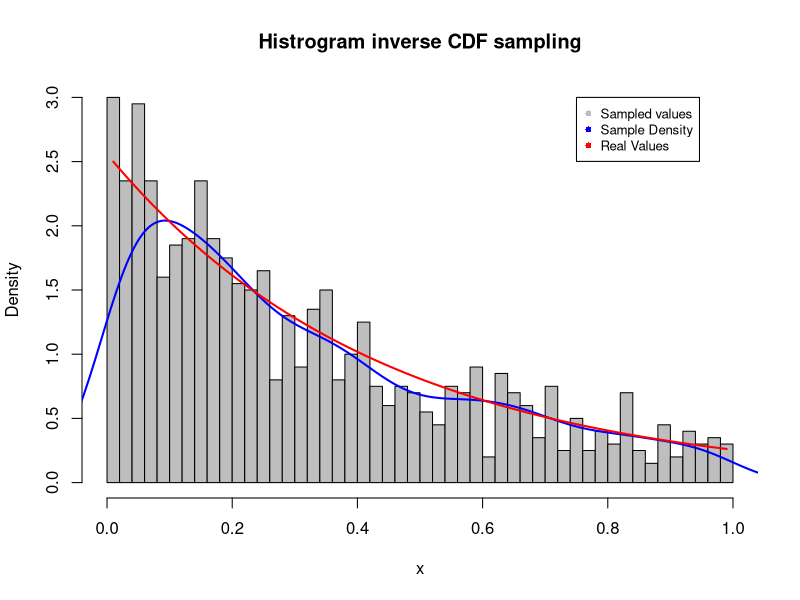

Reproduce this figure in R.
## ---- chunk 1
knitr::opts_chunk$set(echo = TRUE)
## ---- chunk 2
inverse_cdf <- function(x, a) {
  log(x * (a - 1) + 1) / log(a)
}

u <- runif(1000)
res_11 <- sapply(u, inverse_cdf, a = 0.1)

a <- 0.1
c <- log(a) / (a-1)
x <- seq(0.01, 0.99, 0.01)
y <- a^x * c

hist(res_11, freq = FALSE, breaks = 40,
     xlim = c(0,1 ), ylim = c(0, 3),
     xlab = "x", ylab = "Density",
     main = "Histrogram inverse CDF sampling",
     col = "grey")
lines(density(res_11), col = "blue", lwd = 2)
lines(x, y, col = "red", lwd = 2)
legend(x = 0.75, y = 3,
       legend = c("Sampled values", "Sample Density", "Real Values"),
       col = c("grey", "blue", "red"),
       pch = c(16, 16, 16),
       cex = 0.8)
